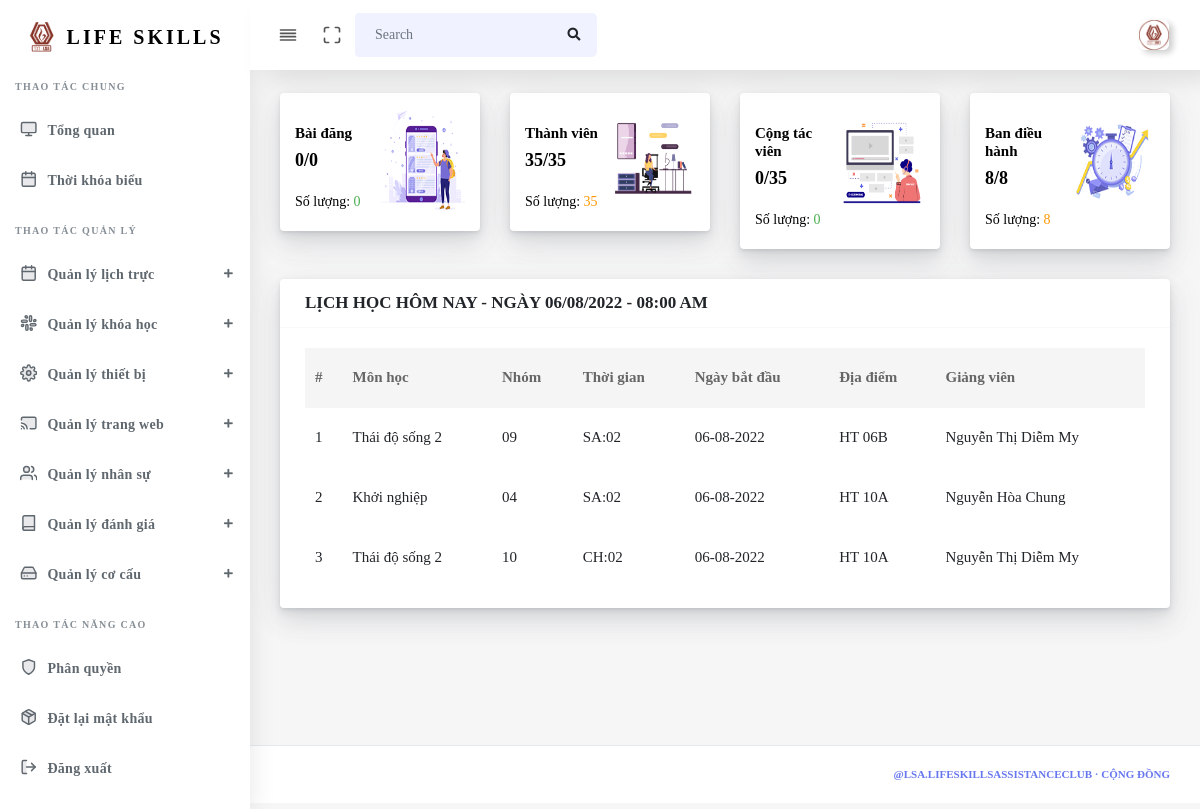
The app's page /Admin/Home (signed in) with its own data.
### tables this page shows
CREATE TABLE `tbl_course` (
  `id_course` int(255) NOT NULL,
  `id_subject` int(255) NOT NULL,
  `group` varchar(255) NOT NULL,
  `teacher` varchar(255) DEFAULT NULL,
  `period` varchar(255) NOT NULL,
  `local` varchar(255) DEFAULT NULL,
  `date` date NOT NULL,
  `semester` varchar(255) NOT NULL,
  `id_schoolyear` int(255) NOT NULL
);

CREATE TABLE `tbl_subject` (
  `id_subject` int(255) NOT NULL,
  `subject` varchar(255) NOT NULL,
  `note` varchar(255) DEFAULT NULL
);

### source/views/admin/layout.php (called while the page is built)
<?php
$filepath = realpath(dirname(__FILE__));
require_once($filepath . '/partials/header.php');
require_once($filepath . '/partials/sidebar.php');
require_once($filepath . '/pages/' . $data['page'] . '.php');
require_once($filepath . '/partials/footer.php');
?>

### source/core/Controller.php (called while the page is built, shortened)
<?php
class Controller
{
    public function viewAdmin($view, $data = [])
    {
        require_once(realpath(dirname(__FILE__)) . '/../views/admin/' . $view . '.php');
    }
}
?>

### source/controllers/Admin.php (called while the page is built, shortened)
<?php
class Admin extends Controller
{
  private $Dashboard;
  private $Course;
  function __construct()
  {
    $this->Dashboard        = $this->model("Dashboard");
    $this->Course           = $this->model("Course");
  }
  public function Home()
  {
    $this->viewAdmin("layout", [
      "page"                => "home/dashboard",
      "CountPost"           => $this->Dashboard->Post(),
      "CountCollaborate"    => $this->Dashboard->Collaborate(),
      "CountMember"         => $this->Dashboard->Member(),
      "CountAdministration" => $this->Dashboard->Administration(),
      "CountPosition"       => $this->Dashboard->Position(),
      "CountPersonnel"      => $this->Dashboard->Personnel(),
      "ListCourseToday"     => $this->Course->getCourseToday(),
      "Notification"        => [],
    ]);
  }
}

### source/core/App.php (called while the page is built, shortened)
<?php
class App
{
    protected $action       = "Index";
    function __construct()
    {
        $arr        = $this->UrlProcess();
        $filepath   = realpath(dirname(__FILE__));
        if (isset($arr[0])) {
            if (file_exists($filepath . '/../controllers/' . $arr[0] . '.php')) {
                if ($arr[0] == "Admin") {
                    $this->action = "Home";
                }
                unset($arr[0]);
            }
        }
        $this->controller = new $this->controller;
        if (isset($arr[1])) {
            if (method_exists($this->controller, $arr[1])) {
                $this->action = $arr[1];
            }
            unset($arr[1]);
        }
        $this->params = $arr ? array_values($arr) : [];
        call_user_func_array([$this->controller, $this->action], $this->params);
    }
    function UrlProcess()
    {
        if (isset($_GET["url"])) return explode("/", filter_var(trim($_GET["url"], "/")));
    }
}
?>

### index.php (called while the page is built, shortened)
<?php
$myApp = new App();
?>

### source/core/lib/database.php (called while the page is built, shortened)
<?php
class Database
{
  protected $host   = DB_HOST;
  protected $user   = DB_USER;
  protected $pass   = DB_PASS;
  protected $dbname = DB_NAME;
  public $link;
  private function connectDB()
  {
    $this->link = new mysqli(
      $this->host,
      $this->user,
      $this->pass,
      $this->dbname
    );
  }
  public function select($query)
  {
    $result = $this->link->query($query) or
      die($this->link->error . __LINE__);
    if ($result->num_rows > 0) {
      return $result;
    } else {
      return false;
    }
  }
}

### source/models/Course.php (called while the page is built, shortened)
<?php
class Course
{
  private $db;
  public function __construct()
  {
    $this->db = new Database();
  }
  public function getCourseToday()
  {
    $query  = "SELECT tbl_course.*, tbl_subject.subject, tbl_schoolyear.schoolyear FROM tbl_course, tbl_subject, tbl_schoolyear WHERE tbl_course.id_subject = tbl_subject.id_subject AND tbl_course.id_schoolyear = tbl_schoolyear.id_schoolyear AND tbl_course.date = CURDATE() ORDER BY period DESC";
    $result = $this->db->select($query);
    return $result;
  }
}

### source/core/helpers/format.php (called while the page is built, shortened)
<?php
class Format
{
  public function formatDate($date)
  {
    return date('d-m-Y', strtotime($date));
  }
}

### source/views/admin/pages/home/dashboard.php (the view, shortened to what this page needs)
<div class="main-content">
  <section class="section">
    <div class="row">
      <div class="col-xl-3 col-lg-6 col-md-6 col-sm-6 col-xs-12">
        <div class="card">
          <div class="card-statistic-4">
            <div class="align-items-center justify-content-between">
              <div class="row">
                <div class="col-lg-6 col-md-6 col-sm-6 col-xs-6 pr-0 pt-3">
                  <div class="card-content">
                    <h5 class="font-15">Bài đăng</h5>
                    <h2 class="mb-3 font-18"><?php echo $data['CountPost']; ?>/<?php echo $data['CountPost']; ?></h2>
                    <p class="mb-0">Số lượng: <span class="col-green"><?php echo $data['CountPost']; ?></span></p>
                  </div>
                </div>
                <div class="col-lg-6 col-md-6 col-sm-6 col-xs-6 pl-0">
                  <div class="banner-img">
                    <img src="source/public/img/banner/1.png" style="width: 104px; height: 104px;" alt="">
                  </div>
                </div>
              </div>
            </div>
          </div>
        </div>
      </div>
      <div class="col-xl-3 col-lg-6 col-md-6 col-sm-6 col-xs-12">
        <div class="card">
          <div class="card-statistic-4">
            <div class="align-items-center justify-content-between">
              <div class="row ">
                <div class="col-lg-6 col-md-6 col-sm-6 col-xs-6 pr-0 pt-3">
                  <div class="card-content">
                    <h5 class="font-15">Thành viên</h5>
                    <h2 class="mb-3 font-18"><?php echo $data['CountMember']; ?>/<?php echo $data['CountPersonnel']; ?></h2>
                    <p class="mb-0">Số lượng: <span class="col-orange"><?php echo $data['CountMember']; ?></span></p>
                  </div>
                </div>
                <div class="col-lg-6 col-md-6 col-sm-6 col-xs-6 pl-0">
                  <div class="banner-img">
                    <img src="source/public/img/banner/2.png" style="width: 104px; height: 104px;" alt="">
                  </div>
                </div>
              </div>
            </div>
          </div>
        </div>
      </div>
      <div class="col-xl-3 col-lg-6 col-md-6 col-sm-6 col-xs-12">
        <div class="card">
          <div class="card-statistic-4">
            <div class="align-items-center justify-content-between">
              <div class="row ">
                <div class="col-lg-6 col-md-6 col-sm-6 col-xs-6 pr-0 pt-3">
                  <div class="card-content">
                    <h5 class="font-15">Cộng tác viên</h5>
                    <h2 class="mb-3 font-18"><?php echo $data['CountCollaborate']; ?>/<?php echo $data['CountPersonnel']; ?></h2>
                    <p class="mb-0">Số lượng: <span class="col-green"><?php echo $data['CountCollaborate']; ?></span> </p>
                  </div>
                </div>
                <div class="col-lg-6 col-md-6 col-sm-6 col-xs-6 pl-0">
                  <div class="banner-img">
                    <img src="source/public/img/banner/4.png" style="width: 104px; height: 104px;" alt="">
                  </div>
                </div>
              </div>
            </div>
          </div>
        </div>
      </div>
      <div class="col-xl-3 col-lg-6 col-md-6 col-sm-6 col-xs-12">
        <div class="card">
          <div class="card-statistic-4">
            <div class="align-items-center justify-content-between">
              <div class="row ">
                <div class="col-lg-6 col-md-6 col-sm-6 col-xs-6 pr-0 pt-3">
                  <div class="card-content">
                    <h5 class="font-15">Ban điều hành</h5>
                    <h2 class="mb-3 font-18"><?php echo $data['CountAdministration']; ?>/<?php echo $data['CountPosition']; ?></h2>
                    <p class="mb-0">Số lượng: <span class="col-orange"><?php echo $data['CountAdministration']; ?></span></p>
                  </div>
                </div>
                <div class="col-lg-6 col-md-6 col-sm-6 col-xs-6 pl-0">
                  <div class="banner-img">
                    <img src="source/public/img/banner/3.png" style="width: 104px; height: 104px;" alt="">
                  </div>
                </div>
              </div>
            </div>
          </div>
        </div>
      </div>
    </div>
    <div class="row">
      <div class="col-md-12">
        <div class="card">
          <div class="card-header">
            <h4>LỊCH HỌC HÔM NAY - NGÀY
              <?php
              echo strtoupper(date('d/m/Y - h:i a', time()));
              ?></h4>
          </div>
          <div class="card-body">
            <div class="table-responsive">
              <table class="table table-hover mb-0" id="table-1">
                <thead>
                  <tr>
                    <th>#</th>
                    <th>Môn học</th>
                    <th>Nhóm</th>
                    <th>Thời gian</th>
                    <th>Ngày bắt đầu</th>
                    <th>Địa điểm</th>
                    <th>Giảng viên</th>
                  </tr>
                </thead>
                <tbody>
                  <?php if ($data['ListCourseToday']) {
                    $fm = new Format();
                    $i = 1;
                    while ($value = $data['ListCourseToday']->fetch_assoc()) { ?>
                      <tr>
                        <td><?php echo $i++; ?></td>
                        <td><?php echo $value['subject']; ?></td>
                        <td><?php echo $value['group']; ?></td>
                        <td><?php echo $value['period']; ?></td>
                        <td><?php echo $fm->formatDate($value['date']); ?></td>
                        <td><?php echo $value['local']; ?></td>
                        <td><?php echo $value['teacher']; ?></td>
                      </tr>
                  <?php }
                  } ?>
                </tbody>
              </table>
            </div>
          </div>
        </div>
      </div>
    </div>
  </section>
</div>

### source/views/admin/partials/header.php (shortened to what this page needs)
<!DOCTYPE html>
<html lang="en">
<head>
  <link rel="stylesheet" href="source/public/bundles/bootstrap-daterangepicker/daterangepicker.css">
  <link rel="stylesheet" href="source/public/bundles/prism/prism.css">
  <link rel="stylesheet" href="source/public/css/app.min.css">
  <link rel="stylesheet" href="source/public/bundles/datatables/datatables.min.css">
  <link rel="stylesheet" href="source/public/bundles/bootstrap-social/bootstrap-social.css">
  <link rel="stylesheet" href="source/public/bundles/fullcalendar/fullcalendar.min.css">
  <link rel="stylesheet" href="source/public/bundles/izitoast/css/iziToast.min.css">
  <link rel="stylesheet" href="source/public/bundles/datatables/DataTables-1.10.16/css/dataTables.bootstrap4.min.css">
  <link rel="stylesheet" href="source/public/css/style.css">
  <link rel="stylesheet" href="source/public/css/components.css">
  <link rel="stylesheet" href="source/public/css/custom.css">
</head>
<body onload="showMessage()">
  <div id="app">
    <div class="main-wrapper main-wrapper-1">
      <div class="navbar-bg"></div>
      <nav class="navbar navbar-expand-lg main-navbar sticky">
        <div class="form-inline mr-auto">
          <ul class="navbar-nav mr-3">
            <li><a href="#" data-toggle="sidebar" class="nav-link nav-link-lg
									collapse-btn"> <i data-feather="align-justify"></i></a></li>
            <li><a href="#" class="nav-link nav-link-lg fullscreen-btn">
                <i data-feather="maximize"></i>
              </a></li>
            <li>
              <form class="form-inline mr-auto">
                <div class="search-element">
                  <input class="form-control" id="search-sidebar" type="search" placeholder="Search" aria-label="Search" data-width="200">
                  <button class="btn" type="button">
                    <i class="fas fa-search"></i>
                  </button>
                </div>
              </form>
            </li>
          </ul>
        </div>
        <ul class="navbar-nav navbar-right">
          <li class="dropdown"><a href="#" data-toggle="dropdown" class="nav-link dropdown-toggle nav-link-lg nav-link-user"> <img alt="image" src="source/public/img/logo.png" class="user-img-radious-style"> <span class="d-sm-none d-lg-inline-block"></span></a>
          </li>
        </ul>
      </nav>

### source/views/admin/partials/sidebar.php (shortened to what this page needs)
<div class="main-sidebar sidebar-style-2">
  <aside id="sidebar-wrapper">
    <div class="sidebar-brand">
      <a href="Admin/Home">
        <img alt="image" src="source/public/img/favicon.ico" class="header-logo">
        <span class="logo-name">LIFE SKILLS</span>
      </a>
    </div>
    <ul class="sidebar-menu" id="sidebar-list">
      <li class="menu-header" act>Thao tác chung</li>
      <li class="dropdown">
        <a href="Admin/Home" class="nav-link"><i data-feather="monitor"></i><span>Tổng quan</span></a>
      </li>
      <li class="dropdown">
        <a href="CourseCalendar" class="nav-link"><i data-feather="calendar"></i><span>Thời khóa biểu</span></a>
      </li>
      <li class="menu-header">Thao tác quản lý</li>
      <li class="dropdown">
        <a href="#" class="menu-toggle nav-link has-dropdown"><i data-feather="calendar"></i><span>Quản lý lịch trực</span></a>
      </li>
      <li class="dropdown">
        <a href="#" class="menu-toggle nav-link has-dropdown"><i data-feather="slack"></i><span>Quản lý khóa học</span></a>
      </li>
      <li class="dropdown">
        <a href="#" class="menu-toggle nav-link has-dropdown"><i data-feather="settings"></i><span>Quản lý thiết bị</span></a>
      </li>
      <li class="dropdown">
        <a href="#" class="menu-toggle nav-link has-dropdown"><i data-feather="cast"></i><span>Quản lý trang web</span></a>
      </li>
      <li class="dropdown">
        <a href="#" class="menu-toggle nav-link has-dropdown"><i data-feather="users"></i><span>Quản lý nhân sự</span></a>
      </li>
      <li class="dropdown">
        <a href="#" class="menu-toggle nav-link has-dropdown"><i data-feather="book"></i><span>Quản lý đánh giá</span></a>
      </li>
      <li class="dropdown">
        <a href="#" class="menu-toggle nav-link has-dropdown"><i data-feather="hard-drive"></i><span>Quản lý cơ cấu</span></a>
      </li>
      <li class="menu-header">Thao tác năng cao</li>
      <li class="dropdown">
        <a href="Admin/Decentralization" class="nav-link"><i data-feather="shield"></i><span>Phân quyền</span></a>
      </li>
      <li class="dropdown">
        <a href="Admin/ResetPassword" class="nav-link"><i data-feather="package"></i><span>Đặt lại mật khẩu</span></a>
      </li>
      <li class="dropdown">
        <a href="Auth/Logout" class="nav-link"><i data-feather="log-out"></i><span>Đăng xuất</span></a>
      </li>
      <li class="menu-header">Thao tác khác</li>
    </ul>
  </aside>
</div>

### source/views/admin/partials/footer.php (shortened to what this page needs)
<footer class="main-footer">
  <div class="footer-right">
    <a class="font-weight-bold" href="https://www.facebook.com/lsa.lifeskillsassistanceclub">@lsa.lifeskillsassistanceclub · Cộng đồng</a></a>
  </div>
</footer>
</div>
</div>
</body>
</html>

### records on screen
tbl_course: id_subject.subject "Thái độ sống 2", group "09", period "SA:02", date "06-08-2022", local "HT 06B", teacher "Nguyễn Thị Diễm My"
tbl_course: id_subject.subject "Khởi nghiệp", group "04", period "SA:02", date "06-08-2022", local "HT 10A", teacher "Nguyễn Hòa Chung"
tbl_course: id_subject.subject "Thái độ sống 2", group "10", period "CH:02", date "06-08-2022", local "HT 10A", teacher "Nguyễn Thị Diễm My"

### other values on screen
$data['CountPost'] "0"
$data['CountMember'] "35"
$data['CountPersonnel'] "35"
$data['CountCollaborate'] "0"
$data['CountAdministration'] "8"
$data['CountPosition'] "8"
